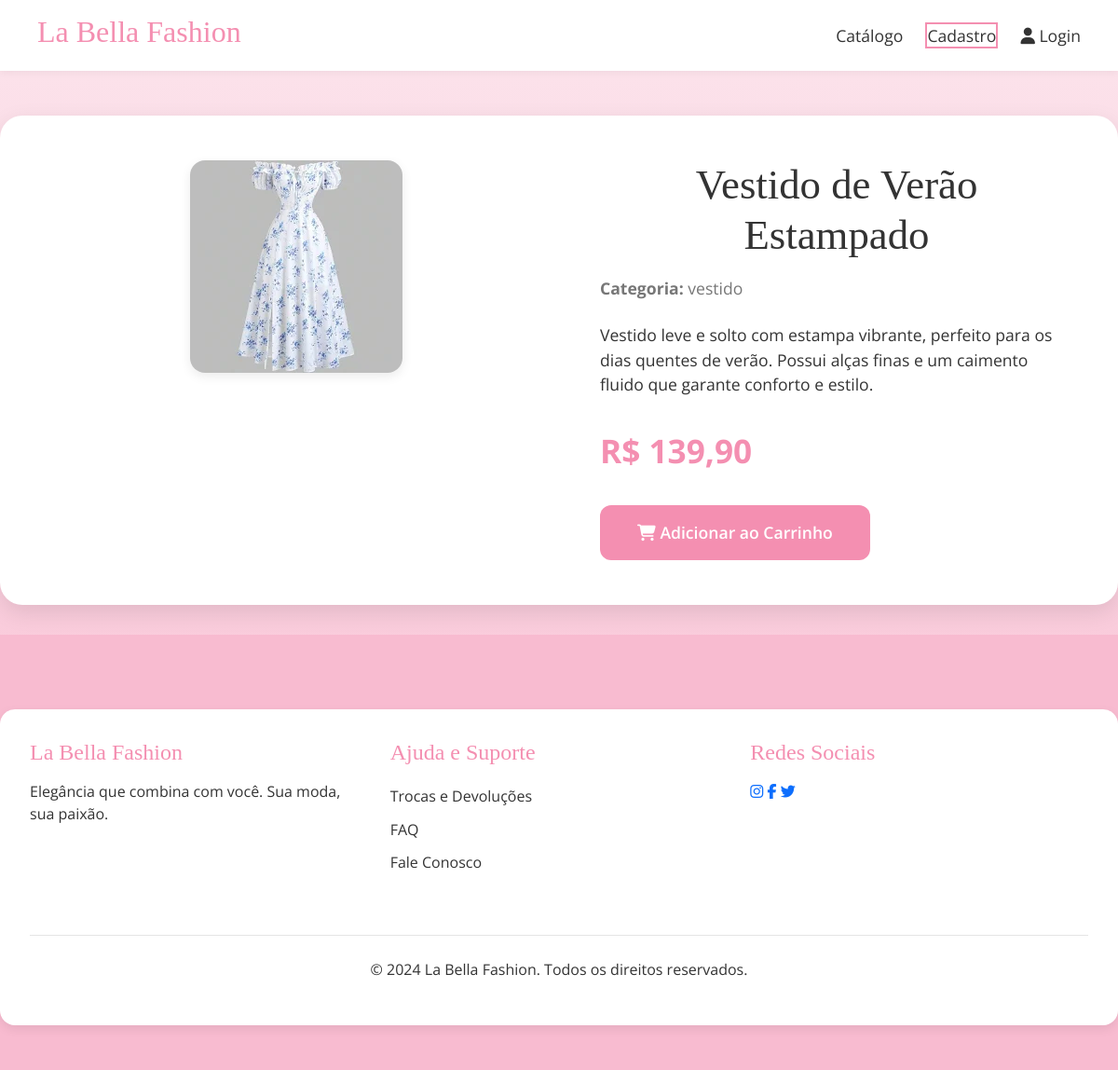
The app's page /produtos/produto/1/ with its own data.
### produtos/models.py (models this page shows, shortened)
class Produto(models.Model):
    nome = models.CharField(max_length=100)
    descricao = models.TextField()
    preco = models.DecimalField(max_digits=8, decimal_places=2)
    imagem = models.ImageField(upload_to='produtos/')
    categoria = models.CharField(max_length=50)

### produtos/views.py (the view)
# urls.py: path('produto/<int:produto_id>/', views.detalhes, name='detalhes_produto'),
def detalhes(request, produto_id):
    produto = get_object_or_404(Produto, id=produto_id)
    return render(request, 'detalhes.html', {'produto': produto})

### produtos/templates/detalhes.html
{% extends 'base.html' %}
{% block content %}
<div class="container product-details-container mt-5">
  <div class="row">
    <div class="col-md-6">
      <div class="product-image-gallery">
        {% if produto.imagem %}
          <img src="{{ produto.imagem.url }}" class="product-image-detail" alt="{{ produto.nome }}">
        {% endif %}
      </div>
    </div>
    <div class="col-md-6">
      <div class="product-details-content">
        <h2 class="product-title">{{ produto.nome }}</h2>
        <p class="product-category"><strong>Categoria:</strong> {{ produto.categoria }}</p>
        <p class="product-description">{{ produto.descricao }}</p>
        <p class="product-price-detail">R$ {{ produto.preco|floatformat:2 }}</p>
        <button hx-post="{% url 'pedido:adicionar_ao_carrinho' produto.id %}"
                hx-trigger="click"
                hx-swap="innerHTML"
                hx-target="#toast-container"
                class="btn btn-primary btn-add-to-cart">
          <i class="fas fa-shopping-cart"></i> Adicionar ao Carrinho
        </button>
      </div>
    </div>
  </div>
</div>
{% endblock %}

### static/style.css (style rules this page uses)
:root { --rosa-principal: #f48fb1; --rosa-claro: #fce4ec; --rosa-medio: #f8bbd0; --texto-escuro: #333; --branco: #fff; }
* { margin: 0; padding: 0; box-sizing: border-box; }
body { font-family: 'Open Sans', sans-serif; color: var(--texto-escuro); background: linear-gradient(to bottom, var(--rosa-claro), var(--rosa-medio)); min-height: 100vh; }
.btn-primary { background: var(--rosa-principal); color: var(--branco); padding: 1rem 2rem; border-radius: 50px; text-decoration: none; font-weight: 600; transition: background 0.3s; }
.container { max-width: 1200px; margin: 2rem auto; padding: 2rem; background: var(--branco); border-radius: 16px; box-shadow: 0 4px 12px rgba(0,0,0,0.08); }
h1, h2 { font-family: 'Playfair Display', serif; font-weight: 500; }
h2 { font-size: 2.5rem; margin-bottom: 2rem; color: var(--texto-escuro); text-align: center; }
button, .btn { background: var(--rosa-principal); color: var(--branco); border: none; padding: 0.8rem 1.5rem; border-radius: 12px; font-size: 1rem; cursor: pointer; transition: 0.3s; text-decoration: none; display: inline-block; text-align: center; width: 100%; }
.product-image-detail { border-radius: 16px; box-shadow: 0 4px 12px rgba(0,0,0,0.08); max-width: 100%; }
.product-details-container { padding: 3rem; background: #fff; border-radius: 24px; box-shadow: 0 8px 24px rgba(0,0,0,0.1); }
.product-image-gallery { text-align: center; }
.product-details-content { text-align: left; padding-left: 2rem; }
.product-title { font-size: 2.8rem; margin-bottom: 1rem; }
.product-category { font-size: 1.1rem; color: #777; margin-bottom: 1.5rem; }
.product-description { font-size: 1.1rem; margin-bottom: 2rem; }
.product-price-detail { font-size: 2.2rem; font-weight: bold; color: var(--rosa-principal); margin-bottom: 2rem; }
.btn-add-to-cart { width: auto; padding: 1rem 2.5rem; font-size: 1.1rem; }

### records on screen
Produto: imagem (picture), nome "Vestido de Verão Estampado", categoria "vestido", descricao "Vestido leve e solto com estampa vibrante, perfeito para os dias quentes de verão. Possui alças finas e um caimento fluido que garante conforto e estilo.", preco "139,90"
